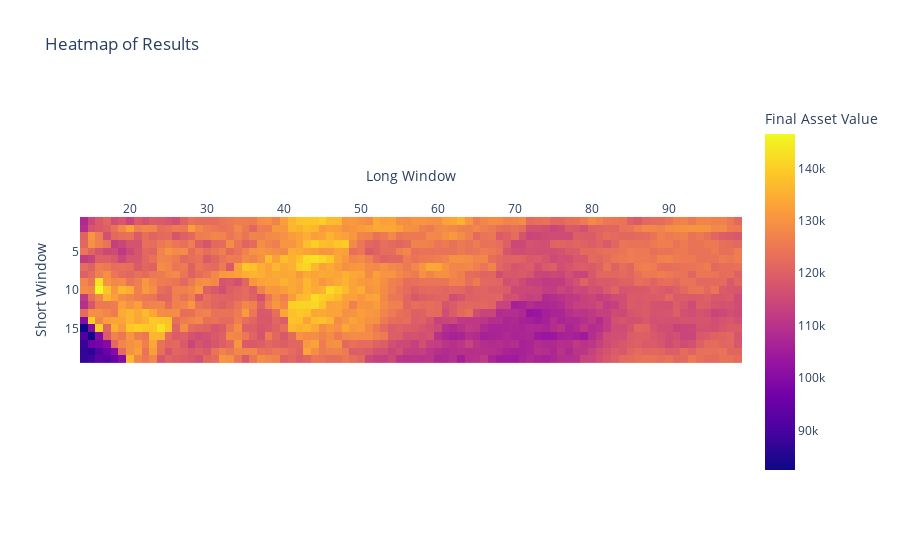

Notebook code for this chart:
### Code cell
# Hour freq
analyze_and_visualize(results_df)

### Figure 1 — Plotly figure (JSON) as saved in the notebook; plotly's stock layout.template omitted (floating-point values rounded to 4 significant figures; data arrays with more than 128 entries replaced by an {"elided": "..."} marker saying what was removed)
{"data": [{"coloraxis": "coloraxis", "hovertemplate": "Long Window: %{x}<br>Short Window: %{y}<br>Final Asset Value: %{z}<extra></extra>", "name": "0", "type": "heatmap", "x": [14, 15, 16, 17, 18, 19, 20, 21, 22, 23, 24, 25, 26, 27, 28, 29, 30, 31, 32, 33, 34, 35, 36, 37, 38, 39, 40, 41, 42, 43, 44, 45, 46, 47, 48, 49, 50, 51, 52, 53, 54, 55, 56, 57, 58, 59, 60, 61, 62, 63, 64, 65, 66, 67, 68, 69, 70, 71, 72, 73, 74, 75, 76, 77, 78, 79, 80, 81, 82, 83, 84, 85, 86, 87, 88, 89, 90, 91, 92, 93, 94, 95, 96, 97, 98, 99], "xaxis": "x", "y": [1, 2, 3, 4, 5, 6, 7, 8, 9, 10, 11, 12, 13, 14, 15, 16, 17, 18, 19], "yaxis": "y", "z": {"elided": "19x86 float values"}}], "layout": {"coloraxis": {"colorbar": {"title": {"text": "Final Asset Value"}}, "colorscale": [[0, "#0d0887"], [0.1111, "#46039f"], [0.2222, "#7201a8"], [0.3333, "#9c179e"], [0.4444, "#bd3786"], [0.5556, "#d8576b"], [0.6667, "#ed7953"], [0.7778, "#fb9f3a"], [0.8889, "#fdca26"], [1, "#f0f921"]]}, "title": {"text": "Heatmap of Results"}, "xaxis": {"anchor": "y", "constrain": "domain", "domain": [0, 1], "scaleanchor": "y", "side": "top", "title": {"text": "Long Window"}}, "yaxis": {"anchor": "x", "autorange": "reversed", "constrain": "domain", "domain": [0, 1], "title": {"text": "Short Window"}}}}
